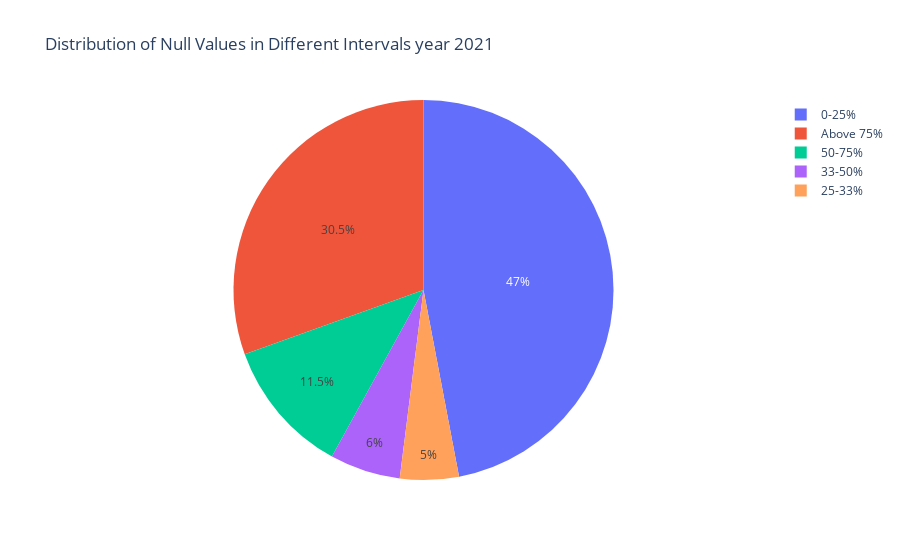

Notebook code cell kept with this figure:
### Code cell
import pandas as pd
import plotly.express as px

#def count_columns_with_null_in_intervals(dataframe):
    # ... (Your existing function to count columns in intervals)
#cleaned_df 

# Get the count of columns with null values in specified intervals
interval_counts = count_columns_with_null_in_intervals(cleaned_df)

# Create a pie chart using Plotly
labels = list(interval_counts.keys())
values = list(interval_counts.values())

fig = px.pie(
    names=labels,
    values=values,
    title="Distribution of Null Values in Different Intervals year 2021",
)

fig.show()
# Save the pie chart as an HTML file
fig.write_html("/home/sysadm/Downloads/2021_nan_values_pie_chart.html")

### Figure 1 — Plotly figure (JSON) as saved in the notebook; plotly's stock layout.template omitted (floating-point values rounded to 4 significant figures)
{"data": [{"domain": {"x": [0, 1], "y": [0, 1]}, "hovertemplate": "label=%{label}<br>value=%{value}<extra></extra>", "labels": ["25-33%", "0-25%", "33-50%", "50-75%", "Above 75%"], "legendgroup": "", "name": "", "showlegend": true, "type": "pie", "values": [10, 94, 12, 23, 61]}], "layout": {"autosize": true, "legend": {"tracegroupgap": 0}, "title": {"text": "Distribution of Null Values in Different Intervals year 2021"}}}
